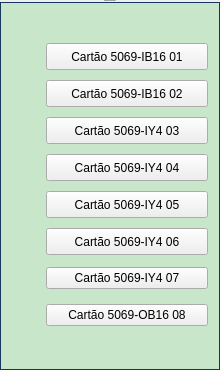
<?xml version="1.0" encoding="UTF-8"?>
<ui version="4.0">
 <class>Form</class>
 <widget class="QWidget" name="Form">
  <property name="geometry">
   <rect>
    <x>0</x>
    <y>0</y>
    <width>220</width>
    <height>370</height>
   </rect>
  </property>
  <property name="minimumSize">
   <size>
    <width>220</width>
    <height>370</height>
   </size>
  </property>
  <property name="maximumSize">
   <size>
    <width>220</width>
    <height>370</height>
   </size>
  </property>
  <property name="windowTitle">
   <string>Remota Booster</string>
  </property>
  <layout class="QVBoxLayout" name="verticalLayout">
   <property name="spacing">
    <number>0</number>
   </property>
   <property name="leftMargin">
    <number>0</number>
   </property>
   <property name="topMargin">
    <number>0</number>
   </property>
   <property name="rightMargin">
    <number>0</number>
   </property>
   <property name="bottomMargin">
    <number>0</number>
   </property>
   <item>
    <layout class="QVBoxLayout" name="verticalLayout_2">
     <property name="spacing">
      <number>0</number>
     </property>
     <item>
      <widget class="PyDMLabel" name="PyDMLabel">
       <property name="font">
        <font>
         <pointsize>-1</pointsize>
        </font>
       </property>
       <property name="toolTip">
        <string/>
       </property>
       <property name="styleSheet">
        <string notr="true">PyDMLabel {
 qproperty-alignment: AlignCenter;
 border: 1px solid #FF17365D;
 background-color: #FF17365D;
 color: rgb(255, 255, 255);
 min-height: 45px;
 max-height: 45px;
 font-size: 14px;
}</string>
       </property>
       <property name="text">
        <string>Falhas Remota 01 Booster</string>
       </property>
       <property name="alignment">
        <set>Qt::AlignCenter</set>
       </property>
      </widget>
     </item>
     <item>
      <widget class="QFrame" name="frame">
       <property name="styleSheet">
        <string notr="true">QFrame#frame{
     border: 1px solid #FF17365D;
	 background-color: #c8e6c9;
}

PyDMByteIndicator {
  min-height: 1.50em;
  max-height: 1.50em;
  min-width: 1.50em;
}

PyDMRelatedDisplayButton{
  min-height: 25px;
  max-height: 25px;
  min-width: 160px;
  max-width: 160px;
}</string>
       </property>
       <property name="frameShape">
        <enum>QFrame::StyledPanel</enum>
       </property>
       <property name="frameShadow">
        <enum>QFrame::Raised</enum>
       </property>
       <layout class="QVBoxLayout" name="verticalLayout_3">
        <property name="spacing">
         <number>0</number>
        </property>
        <property name="leftMargin">
         <number>0</number>
        </property>
        <property name="topMargin">
         <number>0</number>
        </property>
        <property name="rightMargin">
         <number>0</number>
        </property>
        <property name="bottomMargin">
         <number>0</number>
        </property>
        <item>
         <layout class="QGridLayout" name="gridLayout">
          <property name="leftMargin">
           <number>5</number>
          </property>
          <property name="topMargin">
           <number>5</number>
          </property>
          <property name="rightMargin">
           <number>5</number>
          </property>
          <property name="bottomMargin">
           <number>5</number>
          </property>
          <property name="verticalSpacing">
           <number>10</number>
          </property>
          <item row="1" column="0">
           <widget class="PyDMByteIndicator" name="PyDMByteIndicator_5">
            <property name="sizePolicy">
             <sizepolicy hsizetype="Fixed" vsizetype="Fixed">
              <horstretch>0</horstretch>
              <verstretch>0</verstretch>
             </sizepolicy>
            </property>
            <property name="minimumSize">
             <size>
              <width>27</width>
              <height>27</height>
             </size>
            </property>
            <property name="maximumSize">
             <size>
              <width>30</width>
              <height>27</height>
             </size>
            </property>
            <property name="toolTip">
             <string/>
            </property>
            <property name="channel" stdset="0">
             <string>ca://RA-RaBO02:RF-IntlkComp:IB1602Fault-Mon.VAL</string>
            </property>
            <property name="onColor" stdset="0">
             <color>
              <red>255</red>
              <green>0</green>
              <blue>0</blue>
             </color>
            </property>
            <property name="offColor" stdset="0">
             <color>
              <red>0</red>
              <green>255</green>
              <blue>0</blue>
             </color>
            </property>
            <property name="showLabels" stdset="0">
             <bool>false</bool>
            </property>
            <property name="circles" stdset="0">
             <bool>true</bool>
            </property>
           </widget>
          </item>
          <item row="2" column="1">
           <widget class="PyDMRelatedDisplayButton" name="PyDMRelatedDisplayButton_5">
            <property name="sizePolicy">
             <sizepolicy hsizetype="Fixed" vsizetype="Fixed">
              <horstretch>0</horstretch>
              <verstretch>0</verstretch>
             </sizepolicy>
            </property>
            <property name="minimumSize">
             <size>
              <width>162</width>
              <height>27</height>
             </size>
            </property>
            <property name="maximumSize">
             <size>
              <width>162</width>
              <height>27</height>
             </size>
            </property>
            <property name="cursor">
             <cursorShape>ArrowCursor</cursorShape>
            </property>
            <property name="toolTip">
             <string/>
            </property>
            <property name="text">
             <string>Cartão 5069-IY4 03</string>
            </property>
            <property name="filenames" stdset="0">
             <stringlist>
              <string>cartao03_remota_booster.ui</string>
             </stringlist>
            </property>
            <property name="showIcon" stdset="0">
             <bool>false</bool>
            </property>
            <property name="openInNewWindow" stdset="0">
             <bool>true</bool>
            </property>
           </widget>
          </item>
          <item row="3" column="1">
           <widget class="PyDMRelatedDisplayButton" name="PyDMRelatedDisplayButton_6">
            <property name="minimumSize">
             <size>
              <width>162</width>
              <height>27</height>
             </size>
            </property>
            <property name="maximumSize">
             <size>
              <width>162</width>
              <height>27</height>
             </size>
            </property>
            <property name="cursor">
             <cursorShape>ArrowCursor</cursorShape>
            </property>
            <property name="toolTip">
             <string/>
            </property>
            <property name="text">
             <string>Cartão 5069-IY4 04</string>
            </property>
            <property name="filenames" stdset="0">
             <stringlist>
              <string>cartao04_remota_booster.ui</string>
             </stringlist>
            </property>
            <property name="showIcon" stdset="0">
             <bool>false</bool>
            </property>
            <property name="openInNewWindow" stdset="0">
             <bool>true</bool>
            </property>
           </widget>
          </item>
          <item row="6" column="1">
           <widget class="PyDMRelatedDisplayButton" name="PyDMRelatedDisplayButton">
            <property name="cursor">
             <cursorShape>ArrowCursor</cursorShape>
            </property>
            <property name="toolTip">
             <string/>
            </property>
            <property name="text">
             <string>Cartão 5069-IY4 07</string>
            </property>
            <property name="filenames" stdset="0">
             <stringlist>
              <string>cartao07_remota_booster.ui</string>
             </stringlist>
            </property>
            <property name="showIcon" stdset="0">
             <bool>false</bool>
            </property>
            <property name="openInNewWindow" stdset="0">
             <bool>true</bool>
            </property>
           </widget>
          </item>
          <item row="5" column="1">
           <widget class="PyDMRelatedDisplayButton" name="PyDMRelatedDisplayButton_8">
            <property name="minimumSize">
             <size>
              <width>162</width>
              <height>27</height>
             </size>
            </property>
            <property name="maximumSize">
             <size>
              <width>162</width>
              <height>27</height>
             </size>
            </property>
            <property name="cursor">
             <cursorShape>ArrowCursor</cursorShape>
            </property>
            <property name="toolTip">
             <string/>
            </property>
            <property name="text">
             <string>Cartão 5069-IY4 06</string>
            </property>
            <property name="filenames" stdset="0">
             <stringlist>
              <string>cartao06_remota_booster.ui</string>
             </stringlist>
            </property>
            <property name="showIcon" stdset="0">
             <bool>false</bool>
            </property>
            <property name="openInNewWindow" stdset="0">
             <bool>true</bool>
            </property>
           </widget>
          </item>
          <item row="4" column="0">
           <widget class="PyDMByteIndicator" name="PyDMByteIndicator_8">
            <property name="sizePolicy">
             <sizepolicy hsizetype="Fixed" vsizetype="Fixed">
              <horstretch>0</horstretch>
              <verstretch>0</verstretch>
             </sizepolicy>
            </property>
            <property name="minimumSize">
             <size>
              <width>27</width>
              <height>27</height>
             </size>
            </property>
            <property name="maximumSize">
             <size>
              <width>30</width>
              <height>27</height>
             </size>
            </property>
            <property name="toolTip">
             <string/>
            </property>
            <property name="channel" stdset="0">
             <string>ca://RA-RaBO02:RF-IntlkComp:IY405Fault-Mon.VAL</string>
            </property>
            <property name="onColor" stdset="0">
             <color>
              <red>255</red>
              <green>0</green>
              <blue>0</blue>
             </color>
            </property>
            <property name="offColor" stdset="0">
             <color>
              <red>0</red>
              <green>255</green>
              <blue>0</blue>
             </color>
            </property>
            <property name="showLabels" stdset="0">
             <bool>false</bool>
            </property>
            <property name="circles" stdset="0">
             <bool>true</bool>
            </property>
           </widget>
          </item>
          <item row="4" column="1">
           <widget class="PyDMRelatedDisplayButton" name="PyDMRelatedDisplayButton_7">
            <property name="minimumSize">
             <size>
              <width>162</width>
              <height>27</height>
             </size>
            </property>
            <property name="maximumSize">
             <size>
              <width>162</width>
              <height>27</height>
             </size>
            </property>
            <property name="cursor">
             <cursorShape>ArrowCursor</cursorShape>
            </property>
            <property name="toolTip">
             <string/>
            </property>
            <property name="text">
             <string>Cartão 5069-IY4 05</string>
            </property>
            <property name="filenames" stdset="0">
             <stringlist>
              <string>cartao05_remota_booster.ui</string>
             </stringlist>
            </property>
            <property name="showIcon" stdset="0">
             <bool>false</bool>
            </property>
            <property name="openInNewWindow" stdset="0">
             <bool>true</bool>
            </property>
            <property name="passwordProtected" stdset="0">
             <bool>false</bool>
            </property>
           </widget>
          </item>
          <item row="2" column="0">
           <widget class="PyDMByteIndicator" name="PyDMByteIndicator_6">
            <property name="sizePolicy">
             <sizepolicy hsizetype="Fixed" vsizetype="Fixed">
              <horstretch>0</horstretch>
              <verstretch>0</verstretch>
             </sizepolicy>
            </property>
            <property name="minimumSize">
             <size>
              <width>27</width>
              <height>27</height>
             </size>
            </property>
            <property name="maximumSize">
             <size>
              <width>30</width>
              <height>27</height>
             </size>
            </property>
            <property name="toolTip">
             <string/>
            </property>
            <property name="channel" stdset="0">
             <string>ca://RA-RaBO02:RF-IntlkComp:IY403Fault-Mon.VAL</string>
            </property>
            <property name="onColor" stdset="0">
             <color>
              <red>255</red>
              <green>0</green>
              <blue>0</blue>
             </color>
            </property>
            <property name="offColor" stdset="0">
             <color>
              <red>0</red>
              <green>255</green>
              <blue>0</blue>
             </color>
            </property>
            <property name="showLabels" stdset="0">
             <bool>false</bool>
            </property>
            <property name="circles" stdset="0">
             <bool>true</bool>
            </property>
           </widget>
          </item>
          <item row="1" column="1">
           <widget class="PyDMRelatedDisplayButton" name="PyDMRelatedDisplayButton_4">
            <property name="minimumSize">
             <size>
              <width>162</width>
              <height>27</height>
             </size>
            </property>
            <property name="maximumSize">
             <size>
              <width>162</width>
              <height>27</height>
             </size>
            </property>
            <property name="cursor">
             <cursorShape>ArrowCursor</cursorShape>
            </property>
            <property name="toolTip">
             <string/>
            </property>
            <property name="text">
             <string>Cartão 5069-IB16 02</string>
            </property>
            <property name="filenames" stdset="0">
             <stringlist>
              <string>cartao02_remota_booster.ui</string>
             </stringlist>
            </property>
            <property name="showIcon" stdset="0">
             <bool>false</bool>
            </property>
            <property name="openInNewWindow" stdset="0">
             <bool>true</bool>
            </property>
           </widget>
          </item>
          <item row="3" column="0">
           <widget class="PyDMByteIndicator" name="PyDMByteIndicator_7">
            <property name="sizePolicy">
             <sizepolicy hsizetype="Fixed" vsizetype="Fixed">
              <horstretch>0</horstretch>
              <verstretch>0</verstretch>
             </sizepolicy>
            </property>
            <property name="minimumSize">
             <size>
              <width>27</width>
              <height>27</height>
             </size>
            </property>
            <property name="maximumSize">
             <size>
              <width>30</width>
              <height>27</height>
             </size>
            </property>
            <property name="toolTip">
             <string/>
            </property>
            <property name="channel" stdset="0">
             <string>ca://RA-RaBO02:RF-IntlkComp:IY404Fault-Mon.VAL</string>
            </property>
            <property name="onColor" stdset="0">
             <color>
              <red>255</red>
              <green>0</green>
              <blue>0</blue>
             </color>
            </property>
            <property name="offColor" stdset="0">
             <color>
              <red>0</red>
              <green>255</green>
              <blue>0</blue>
             </color>
            </property>
            <property name="showLabels" stdset="0">
             <bool>false</bool>
            </property>
            <property name="circles" stdset="0">
             <bool>true</bool>
            </property>
           </widget>
          </item>
          <item row="0" column="0">
           <widget class="PyDMByteIndicator" name="PyDMByteIndicator_4">
            <property name="sizePolicy">
             <sizepolicy hsizetype="Fixed" vsizetype="Fixed">
              <horstretch>0</horstretch>
              <verstretch>0</verstretch>
             </sizepolicy>
            </property>
            <property name="minimumSize">
             <size>
              <width>27</width>
              <height>27</height>
             </size>
            </property>
            <property name="maximumSize">
             <size>
              <width>30</width>
              <height>27</height>
             </size>
            </property>
            <property name="toolTip">
             <string/>
            </property>
            <property name="channel" stdset="0">
             <string>ca://RA-RaBO02:RF-IntlkComp:IB1601Fault-Mon.VAL</string>
            </property>
            <property name="onColor" stdset="0">
             <color>
              <red>255</red>
              <green>0</green>
              <blue>0</blue>
             </color>
            </property>
            <property name="offColor" stdset="0">
             <color>
              <red>0</red>
              <green>255</green>
              <blue>0</blue>
             </color>
            </property>
            <property name="showLabels" stdset="0">
             <bool>false</bool>
            </property>
            <property name="circles" stdset="0">
             <bool>true</bool>
            </property>
           </widget>
          </item>
          <item row="5" column="0">
           <widget class="PyDMByteIndicator" name="PyDMByteIndicator_9">
            <property name="sizePolicy">
             <sizepolicy hsizetype="Fixed" vsizetype="Fixed">
              <horstretch>0</horstretch>
              <verstretch>0</verstretch>
             </sizepolicy>
            </property>
            <property name="minimumSize">
             <size>
              <width>27</width>
              <height>27</height>
             </size>
            </property>
            <property name="maximumSize">
             <size>
              <width>30</width>
              <height>27</height>
             </size>
            </property>
            <property name="toolTip">
             <string/>
            </property>
            <property name="channel" stdset="0">
             <string>ca://RA-RaBO02:RF-IntlkComp:IY406Fault-Mon.VAL</string>
            </property>
            <property name="onColor" stdset="0">
             <color>
              <red>255</red>
              <green>0</green>
              <blue>0</blue>
             </color>
            </property>
            <property name="offColor" stdset="0">
             <color>
              <red>0</red>
              <green>255</green>
              <blue>0</blue>
             </color>
            </property>
            <property name="showLabels" stdset="0">
             <bool>false</bool>
            </property>
            <property name="circles" stdset="0">
             <bool>true</bool>
            </property>
           </widget>
          </item>
          <item row="6" column="0">
           <widget class="PyDMByteIndicator" name="PyDMByteIndicator">
            <property name="minimumSize">
             <size>
              <width>27</width>
              <height>27</height>
             </size>
            </property>
            <property name="maximumSize">
             <size>
              <width>30</width>
              <height>27</height>
             </size>
            </property>
            <property name="toolTip">
             <string/>
            </property>
            <property name="channel" stdset="0">
             <string>ca://RA-RaBO02:RF-IntlkComp:IY407Fault-Mon.VAL</string>
            </property>
            <property name="onColor" stdset="0">
             <color>
              <red>255</red>
              <green>0</green>
              <blue>0</blue>
             </color>
            </property>
            <property name="offColor" stdset="0">
             <color>
              <red>0</red>
              <green>255</green>
              <blue>0</blue>
             </color>
            </property>
            <property name="showLabels" stdset="0">
             <bool>false</bool>
            </property>
            <property name="circles" stdset="0">
             <bool>true</bool>
            </property>
           </widget>
          </item>
          <item row="0" column="1">
           <widget class="PyDMRelatedDisplayButton" name="PyDMRelatedDisplayButton_3">
            <property name="sizePolicy">
             <sizepolicy hsizetype="Minimum" vsizetype="Fixed">
              <horstretch>190</horstretch>
              <verstretch>25</verstretch>
             </sizepolicy>
            </property>
            <property name="minimumSize">
             <size>
              <width>162</width>
              <height>27</height>
             </size>
            </property>
            <property name="maximumSize">
             <size>
              <width>162</width>
              <height>27</height>
             </size>
            </property>
            <property name="cursor">
             <cursorShape>ArrowCursor</cursorShape>
            </property>
            <property name="toolTip">
             <string/>
            </property>
            <property name="text">
             <string>Cartão 5069-IB16 01</string>
            </property>
            <property name="filenames" stdset="0">
             <stringlist>
              <string>cartao01_remota_booster.ui</string>
             </stringlist>
            </property>
            <property name="showIcon" stdset="0">
             <bool>false</bool>
            </property>
            <property name="openInNewWindow" stdset="0">
             <bool>true</bool>
            </property>
           </widget>
          </item>
          <item row="7" column="1">
           <widget class="PyDMRelatedDisplayButton" name="PyDMRelatedDisplayButton_2">
            <property name="cursor">
             <cursorShape>ArrowCursor</cursorShape>
            </property>
            <property name="toolTip">
             <string/>
            </property>
            <property name="text">
             <string>Cartão 5069-OB16 08</string>
            </property>
            <property name="filenames" stdset="0">
             <stringlist>
              <string>cartao08_remota_booster.ui</string>
             </stringlist>
            </property>
            <property name="showIcon" stdset="0">
             <bool>false</bool>
            </property>
            <property name="openInNewWindow" stdset="0">
             <bool>true</bool>
            </property>
           </widget>
          </item>
          <item row="7" column="0">
           <widget class="PyDMByteIndicator" name="PyDMByteIndicator_2">
            <property name="minimumSize">
             <size>
              <width>27</width>
              <height>27</height>
             </size>
            </property>
            <property name="maximumSize">
             <size>
              <width>30</width>
              <height>27</height>
             </size>
            </property>
            <property name="toolTip">
             <string/>
            </property>
            <property name="channel" stdset="0">
             <string>ca://RA-RaBO02:RF-IntlkComp:OB1608Fault-Mon.VAL</string>
            </property>
            <property name="onColor" stdset="0">
             <color>
              <red>255</red>
              <green>0</green>
              <blue>0</blue>
             </color>
            </property>
            <property name="offColor" stdset="0">
             <color>
              <red>0</red>
              <green>255</green>
              <blue>0</blue>
             </color>
            </property>
            <property name="showLabels" stdset="0">
             <bool>false</bool>
            </property>
            <property name="circles" stdset="0">
             <bool>true</bool>
            </property>
           </widget>
          </item>
         </layout>
        </item>
       </layout>
      </widget>
     </item>
    </layout>
   </item>
  </layout>
 </widget>
 <customwidgets>
  <customwidget>
   <class>PyDMLabel</class>
   <extends>QLabel</extends>
   <header>pydm.widgets.label</header>
  </customwidget>
  <customwidget>
   <class>PyDMByteIndicator</class>
   <extends>QWidget</extends>
   <header>pydm.widgets.byte</header>
  </customwidget>
  <customwidget>
   <class>PyDMRelatedDisplayButton</class>
   <extends>QPushButton</extends>
   <header>pydm.widgets.related_display_button</header>
  </customwidget>
 </customwidgets>
 <resources/>
 <connections/>
</ui>
